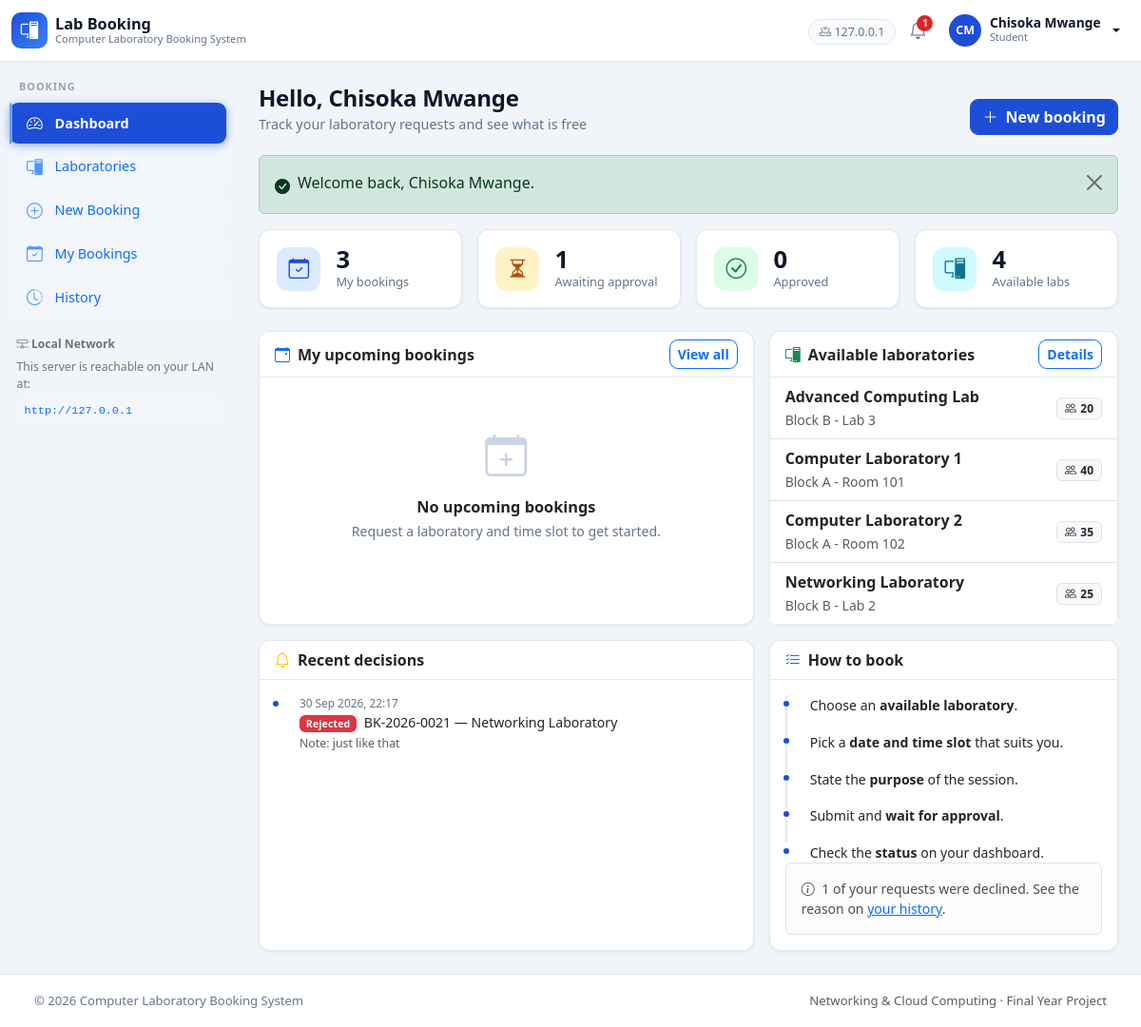
Screenshot of /user/index.php (signed in) with the database file from the repository.
### tables this page shows
CREATE TABLE `users` (
  `id`            INT(11)      NOT NULL AUTO_INCREMENT,
  `name`          VARCHAR(120)  NOT NULL,
  `email`         VARCHAR(191)  NOT NULL,
  `password`      VARCHAR(255)  NOT NULL,
  `role`          ENUM('admin','user')   NOT NULL DEFAULT 'user',
  `status`        ENUM('active','inactive') NOT NULL DEFAULT 'active',
  `student_no`    VARCHAR(50)   DEFAULT NULL,
  `phone`         VARCHAR(30)   DEFAULT NULL,
   
   
   
   
   
  `avatar`        VARCHAR(191)  DEFAULT NULL,
  `last_login_at` DATETIME      DEFAULT NULL,
  `created_at`    DATETIME      NOT NULL DEFAULT CURRENT_TIMESTAMP,
  `updated_at`    DATETIME      NOT NULL DEFAULT CURRENT_TIMESTAMP ON UPDATE CURRENT_TIMESTAMP,
  PRIMARY KEY (`id`),
  UNIQUE KEY `uq_users_email` (`email`),
  UNIQUE KEY `uq_users_student_no` (`student_no`),
  KEY `idx_users_role_status` (`role`,`status`)
);

CREATE TABLE `laboratories` (
  `id`             INT(11)      NOT NULL AUTO_INCREMENT,
  `name`           VARCHAR(120)  NOT NULL,
  `location`       VARCHAR(120)  NOT NULL,
  `capacity`       INT(11)      NOT NULL DEFAULT 0,
  `computer_count` INT(11)      NOT NULL DEFAULT 0,
  `description`    TEXT          DEFAULT NULL,
  `status`         ENUM('available','maintenance','inactive') NOT NULL DEFAULT 'available',
  `created_at`     DATETIME      NOT NULL DEFAULT CURRENT_TIMESTAMP,
  `updated_at`     DATETIME      NOT NULL DEFAULT CURRENT_TIMESTAMP ON UPDATE CURRENT_TIMESTAMP,
  PRIMARY KEY (`id`),
  UNIQUE KEY `uq_laboratories_name` (`name`),
  KEY `idx_laboratories_status` (`status`)
);

CREATE TABLE `bookings` (
  `id`            INT(11)     NOT NULL AUTO_INCREMENT,
  `booking_ref`   VARCHAR(20)  NOT NULL,
  `user_id`       INT(11)     NOT NULL,
  `laboratory_id` INT(11)     NOT NULL,
  `booking_date`  DATE         NOT NULL,
  `start_time`    TIME         NOT NULL,
  `end_time`      TIME         NOT NULL,
  `purpose`       VARCHAR(255) NOT NULL,
  `status`        ENUM('pending','approved','rejected','cancelled','completed')
                                NOT NULL DEFAULT 'pending',
  `reviewed_by`   INT(11)      DEFAULT NULL,
  `reviewed_at`   DATETIME     DEFAULT NULL,
  `admin_note`    VARCHAR(255) DEFAULT NULL,
  `created_at`    DATETIME     NOT NULL DEFAULT CURRENT_TIMESTAMP,
  `updated_at`    DATETIME     NOT NULL DEFAULT CURRENT_TIMESTAMP ON UPDATE CURRENT_TIMESTAMP,
  PRIMARY KEY (`id`),
  UNIQUE KEY `uq_bookings_ref` (`booking_ref`),
  KEY `idx_bookings_conflict` (`laboratory_id`,`booking_date`,`status`),
  KEY `idx_bookings_user` (`user_id`),
  KEY `idx_bookings_status` (`status`),
  KEY `idx_bookings_created` (`created_at`),
  CONSTRAINT `fk_bookings_user`
    FOREIGN KEY (`user_id`)       REFERENCES `users` (`id`)
    ON DELETE RESTRICT ON UPDATE CASCADE,
  CONSTRAINT `fk_bookings_laboratory`
    FOREIGN KEY (`laboratory_id`) REFERENCES `laboratories` (`id`)
    ON DELETE RESTRICT ON UPDATE CASCADE,
  CONSTRAINT `fk_bookings_reviewer`
    FOREIGN KEY (`reviewed_by`)   REFERENCES `users` (`id`)
    ON DELETE SET NULL ON UPDATE CASCADE
);

### user/index.php (the view, shortened to what the rows shown need)
<?php
require_user();
$userId = current_user_id();
$labs = db_all(
    "SELECT id, name, location, capacity, computer_count, description
     FROM laboratories
     WHERE status = 'available'
     ORDER BY name ASC"
);
$recent = db_all(
    'SELECT b.booking_ref, b.booking_date, b.status, b.admin_note, b.reviewed_at, l.name AS lab_name
     FROM bookings b
     JOIN laboratories l ON l.id = b.laboratory_id
     WHERE b.user_id = ? AND b.status IN (\'approved\', \'rejected\')
     ORDER BY b.reviewed_at DESC, b.id DESC
     LIMIT 4',
    array($userId)
);
layout_start(array('title' => 'My dashboard', 'active' => 'dashboard'));
?>
<div class="row g-3">
    <div class="col-xl-5">
        <div class="card h-100">
            <div class="list-group list-group-flush">
                <?php if (empty($labs)): ?>
                    <?php empty_state('bi-pc-display', 'No laboratories available', 'Check back later.'); ?>
                <?php else: ?>
                    <?php foreach ($labs as $lab): ?>
                        <div class="list-group-item d-flex justify-content-between align-items-center">
                            <div>
                                <strong><?php echo e($lab['name']); ?></strong>
                                <br><small class="text-muted"><?php echo e($lab['location']); ?></small>
                            </div>
                            <span class="badge bg-light text-dark border">
                                <i class="bi bi-people me-1"></i><?php echo e($lab['capacity']); ?>
                            </span>
                        </div>
                    <?php endforeach; ?>
                <?php endif; ?>
            </div>
        </div>
    </div>
    <div class="col-xl-7">
        <div class="card h-100">
            <div class="card-body">
                <?php if (empty($recent)): ?>
                    <?php empty_state('bi-hourglass', 'No decisions yet', 'Administrator decisions will appear here.'); ?>
                <?php else: ?>
                    <ul class="timeline">
                    <?php foreach ($recent as $row): ?>
                        <li>
                            <div class="t-when"><?php echo e(format_date($row['reviewed_at'], true)); ?></div>
                            <div class="t-what">
                                <span class="badge <?php echo e(status_badge_class($row['status'])); ?> me-1">
                                    <?php echo e(ucfirst($row['status'])); ?>
                                </span>
                                <span class="ref"><?php echo e($row['booking_ref']); ?></span>
                                &mdash; <?php echo e($row['lab_name']); ?>
                                <?php if (!empty($row['admin_note'])): ?>
                                    <br><small class="text-muted">Note: <?php echo e($row['admin_note']); ?></small>
                                <?php endif; ?>
                            </div>
                        </li>
                    <?php endforeach; ?>
                    </ul>
                <?php endif; ?>
            </div>
        </div>
    </div>
</div>

### includes/navbar.php (shortened to what the rows shown need)
<?php
$__user = current_user();
$__unread = 0;
if ($__user !== null) {
    try {
        $__unread = unread_notification_count();
    } catch (Exception $e) {
        $__unread = 0;
    }
}
$__serverIp = isset($_SERVER['SERVER_ADDR']) ? $_SERVER['SERVER_ADDR'] : '';
?>
<nav class="navbar navbar-expand-lg app-navbar sticky-top">
  <div class="container-fluid">
    <div class="collapse navbar-collapse justify-content-end">
      <ul class="navbar-nav align-items-lg-center gap-lg-1">
        <?php if (!is_logged_in()): ?>
          <li class="nav-item">
            <a class="btn btn-sm btn-outline-primary" href="<?php echo e(url('auth/login.php')); ?>">Sign in</a>
          </li>
        <?php else: ?>
          <?php if ($__serverIp !== ''): ?>
          <li class="nav-item d-none d-xl-block">
            <span class="nav-server" title="Clients on the local network can reach this server here">
              <i class="bi bi-router"></i> <?php echo e($__serverIp); ?>
            </span>
          </li>
          <?php endif; ?>
          <li class="nav-item">
            <a class="nav-icon" href="<?php echo e(url(is_admin() ? 'admin/notifications.php' : 'user/notifications.php')); ?>"
               title="Notifications">
              <i class="bi bi-bell"></i>
              <?php if ($__unread > 0): ?>
                <span class="nav-badge"><?php echo $__unread > 9 ? '9+' : e($__unread); ?></span>
              <?php endif; ?>
            </a>
          </li>
          <li class="nav-item dropdown">
            <a class="nav-user dropdown-toggle" href="#" data-bs-toggle="dropdown" aria-expanded="false">
              <span class="avatar"><?php echo e(initials($__user['name'])); ?></span>
              <span class="d-none d-sm-inline">
                <strong><?php echo e($__user['name']); ?></strong>
                <small class="role-tag"><?php echo e($__user['role'] === 'admin' ? 'Administrator' : 'Student'); ?></small>
              </span>
            </a>
          </li>
        <?php endif; ?>
      </ul>
    </div>
  </div>
</nav>

### includes/sidebar.php (shortened to what the rows shown need)
<?php
$__active = isset($GLOBALS['__active']) ? $GLOBALS['__active'] : '';
$__isAdmin = is_admin();
if ($__isAdmin) {
    $__links = array(
        array('key' => 'dashboard',     'icon' => 'bi-speedometer2',   'label' => 'Dashboard',      'href' => 'admin/index.php'),
        array('key' => 'laboratories',  'icon' => 'bi-pc-display',     'label' => 'Laboratories',   'href' => 'admin/laboratories.php'),
        array('key' => 'bookings',      'icon' => 'bi-calendar-check',  'label' => 'Bookings',       'href' => 'admin/bookings.php'),
        array('key' => 'approvals',     'icon' => 'bi-inbox',           'label' => 'Approvals',      'href' => 'admin/approvals.php', 'badge' => 'pending'),
        array('key' => 'users',         'icon' => 'bi-people',          'label' => 'Users',          'href' => 'admin/users.php'),
        array('key' => 'slots',         'icon' => 'bi-clock-history',   'label' => 'Time Slots',     'href' => 'admin/time-slots.php'),
        array('key' => 'reports',       'icon' => 'bi-bar-chart-line',  'label' => 'Reports',        'href' => 'admin/reports.php'),
        array('key' => 'activity',      'icon' => 'bi-activity',        'label' => 'Activity Log',   'href' => 'admin/activity.php'),
    );
    $__section = 'Administration';
} else {
    $__links = array(
        array('key' => 'dashboard',     'icon' => 'bi-speedometer2',  'label' => 'Dashboard',      'href' => 'user/index.php'),
        array('key' => 'laboratories',  'icon' => 'bi-pc-display',    'label' => 'Laboratories',   'href' => 'user/laboratories.php'),
        array('key' => 'new-booking',   'icon' => 'bi-plus-circle',   'label' => 'New Booking',    'href' => 'user/book.php'),
        array('key' => 'bookings',      'icon' => 'bi-calendar-check', 'label' => 'My Bookings',   'href' => 'user/bookings.php'),
        array('key' => 'history',       'icon' => 'bi-clock-history', 'label' => 'History',        'href' => 'user/history.php'),
    );
    $__section = 'Booking';
}
?>
<aside class="app-sidebar offcanvas-lg offcanvas-start" tabindex="-1" id="appSidebar"
       aria-label="Main navigation">
  <div class="offcanvas-body d-lg-flex flex-column p-0">
    <div class="sidebar-section"><?php echo e($__section); ?></div>
    <nav class="sidebar-nav">
      <?php foreach ($__links as $__link):
      ?>
        <a class="sidebar-link text-primary<?php echo nav_active($__active, $__link['key']); ?>"
           href="<?php echo e(url($__link['href'])); ?>">
          <i class="bi <?php echo e($__link['icon']); ?>"></i>
          <span><?php echo e($__link['label']); ?></span>
        </a>
      <?php endforeach; ?>
    </nav>
    <div class="sidebar-foot">
      <div class="sidebar-foot-title text-secondary"><i class="bi bi-hdd-network"></i> Local Network</div>
      <p class="mb-1 text-secondary">This server is reachable on your LAN at:</p>
      <code class="lan-url text-primary">http://<?php echo e(isset($_SERVER['SERVER_ADDR']) ? $_SERVER['SERVER_ADDR'] : 'SERVER_IP'); ?></code>
    </div>
  </div>
</aside>

### rows the page displays
users: name "CM", name "Chisoka Mwange", role "Student", role "BOOKING"
laboratories: name "Advanced Computing Lab", location "Block B - Lab 3", capacity "20"
laboratories: name "Computer Laboratory 1", location "Block A - Room 101", capacity "40"
laboratories: name "Computer Laboratory 2", location "Block A - Room 102", capacity "35"
laboratories: name "Networking Laboratory", location "Block B - Lab 2", capacity "25"
bookings: reviewed_at "30 Sep 2026, 22:17", status "Rejected", booking_ref "BK-2026-0021", laboratory.name "Networking Laboratory", admin_note "just like that"

### other values shown
$__serverIp "127.0.0.1"
$__unread "1"
$__link['label'] "Dashboard"
$__link['label'] "Laboratories"
$__link['label'] "New Booking"
$__link['label'] "My Bookings"
$__link['label'] "History"
isset($_SERVER['SERVER_ADDR']) ? $_SERVER['SERVER_ADDR'] : 'SERVER_IP' "127.0.0.1"
$title "Hello, Chisoka Mwange"
$subtitle "Track your laboratory requests and see what is free"
$actions "New booking"
$flash['message'] "Welcome back, Chisoka Mwange."
$value "3 1 0 4"
$label "My bookings Awaiting approval Approved Available labs"
$title "No upcoming bookings"
